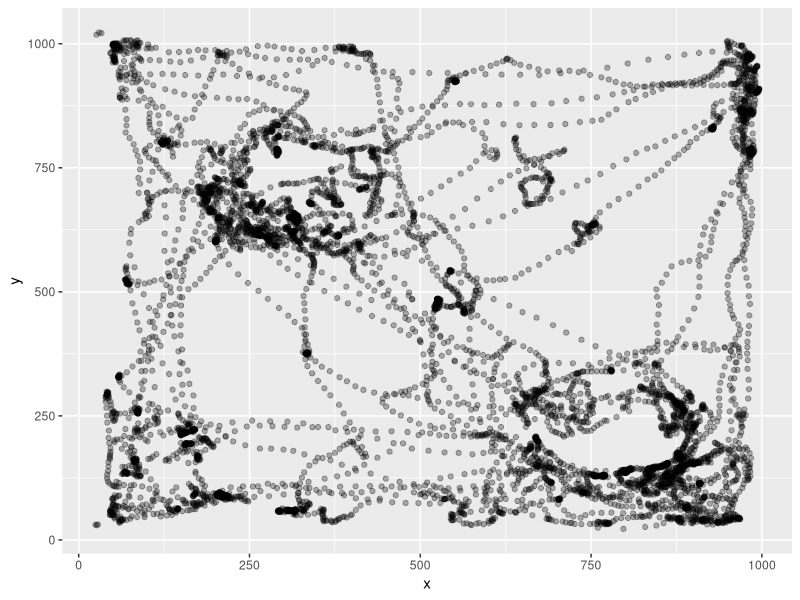

This figure's R source: (Note: this script raises an error after producing the figure.)
rm(list = ls())
library(tidyverse)
ObjectInterest1 <- read_csv("240704_r1452_0_baseline_object-interest.csv")
head(ObjectInterest1)
#To delete the column with ROI 3 and ROI4
ObjectInterest1 <- ObjectInterest1 %>%
  select(!15:24)
#To delete the first 10 seconds of the video
ObjectInterest1 <- ObjectInterest1 %>%
  filter(Value.Item1.Item2>260)
#Rename the centroid coordinates
ObjectInterest1 <- ObjectInterest1 %>%
  rename(pixelx = Value.Item1.Item3.X, pixely = Value.Item1.Item3.Y, TimePoint = Value.Item1.Item2)
ObjectInterest1 <- ObjectInterest1 %>%
  select(!1)
ObjectInterest1 <- ObjectInterest1 %>%
  select(!14)
#Now we map the trajectory of the animal in the open field.
x <- c(ObjectInterest1$pixelx)
y <- c(ObjectInterest1$pixely)
df <- data.frame(x = x, y = y)
p1 <- ggplot(df, aes(x = x, y = y)) +
  geom_point(alpha = 0.3)
#Add ROI one onto the scatterplot
install.packages("ggforce")
library(ggforce)
p1circle100 <- p1 + geom_circle(aes(x0 = 309, y0 = 705, r = 100), color = "blue")
p1circle80 <- p1 + geom_circle(aes(x0 = 309, y0 = 705, r = 80), color = "blue")
p1circle130 <- p1 + geom_circle(aes(x0 = 309, y0 = 705, r = 130), color = "blue")
p1_100 <- p1circle100 + geom_circle(aes(x0 = 793, y0 = 256, r = 100), color = "red")
p1_80 <- p1circle80 + geom_circle(aes(x0 = 793, y0 = 216, r = 80), color = "red")
p1_130 <- p1circle130 + geom_circle(aes(x0 = 793, y0 = 216, r = 130), color = "red")
#changed y0 into 216!!!
p1_100
p1_130
library(gridExtra)
grid.arrange(p1_100, p1_130)
#Let's try the above code on another video file.
ObjectInterest2 <- read_csv("240704_r1452_1_baseline_object-interest.csv")
ObjectInterest2 <- ObjectInterest2 %>%
  select(!15:24)
ObjectInterest2 <- ObjectInterest2 %>%
  filter(Value.Item1.Item2>260)
ObjectInterest2 <- ObjectInterest2 %>%
  rename(pixelx = Value.Item1.Item3.X, pixely = Value.Item1.Item3.Y, TimePoint = Value.Item1.Item2)
ObjectInterest2 <- ObjectInterest2 %>%
  select(!1)
ObjectInterest2 <- ObjectInterest2 %>%
  select(!14)
x1 <- c(ObjectInterest2$pixelx)
y1 <- c(ObjectInterest2$pixely)
df1 <- data.frame(x = x1, y = y1)
p2 <- ggplot(df1, aes(x = x1, y = y1)) +
  geom_point(alpha = 0.3)
p2
p2circle130 <- p2 + geom_circle(aes(x0 = 309, y0 = 705, r = 130), color = "blue")
p2_130 <- p2circle130 + geom_circle(aes(x0 = 793, y0 = 216, r = 130), color = "red")
p2_130
grid.arrange(p1_130, p2_130)
#Let's add another video to try it out.
ObjectInterest3 <- read_csv("240704_r1452_2_baseline_object-interest.csv")
ObjectInterest3 <- ObjectInterest3 %>%
  select(!15:24)
ObjectInterest3 <- ObjectInterest3 %>%
  filter(Value.Item1.Item2>260)
ObjectInterest3 <- ObjectInterest3 %>%
  rename(pixelx = Value.Item1.Item3.X, pixely = Value.Item1.Item3.Y, TimePoint = Value.Item1.Item2)
ObjectInterest3 <- ObjectInterest3 %>%
  select(!1)
ObjectInterest3 <- ObjectInterest3 %>%
  select(!14)
x2 <- c(ObjectInterest3$pixelx)
y2 <- c(ObjectInterest3$pixely)
df2 <- data.frame(x = x2, y = y2)
p3 <- ggplot(df2, aes(x = x2, y = y2)) +
  geom_point(alpha = 0.3)
p3
p3circle130 <- p3 + geom_circle(aes(x0 = 309, y0 = 705, r = 130), color = "blue")
p3_130 <- p3circle130 + geom_circle(aes(x0 = 793, y0 = 216, r = 130), color = "red")
p3_130
#After looking at three videos, we decided to use the radius 130
radius <- 130
#Now let's focus on video 1.
center_x1 <- 309
center_y1 <- 705
df$distance <- sqrt((df$x - center_x1)^2 + (df$y - center_y1)^2)
points_in_circle1 <- sum(df$distance <= radius)
print(points_in_circle1)
#A total of 1296 is within object 1 ROI.
center_x2 <- 793
center_y2 <- 216
df$distance1 <- sqrt((df$x - center_x2)^2 + (df$y - center_y2)^2)
points_in_circle2 <- sum(df$distance1 <= radius)
print(points_in_circle2)
#A total of 1296 points are within object 2 ROI.
#Now let's look at the next video
df1$distance <- sqrt((df1$x - center_x1)^2 + (df1$y - center_y1)^2)
points_in_circle2 <- sum(df1$distance <= radius)
points_in_circle2
#A total of 970 points are within object 1 ROI.
df1$distance <- sqrt((df1$x - center_x2)^2 + (df1$y - center_y2)^2)
points_in_circle3 <- sum(df1$distance <= radius)
points_in_circle3
#A total of 551 points are within object 2 ROI.
#Finally, let's look at the third video.
df2$distance <- sqrt((df2$x - center_x1)^2 + (df2$y - center_y1)^2)
points_in_circle4 <- sum(df2$distance <= radius)
points_in_circle4
#A total of 824 points are within object 1 ROI.
df2$distance <- sqrt((df2$x - center_x2)^2 + (df2$y - center_y2)^2)
points_in_circle5 <- sum(df2$distance <= radius)
points_in_circle5
#A total of 417 points are within object 2 ROI.
